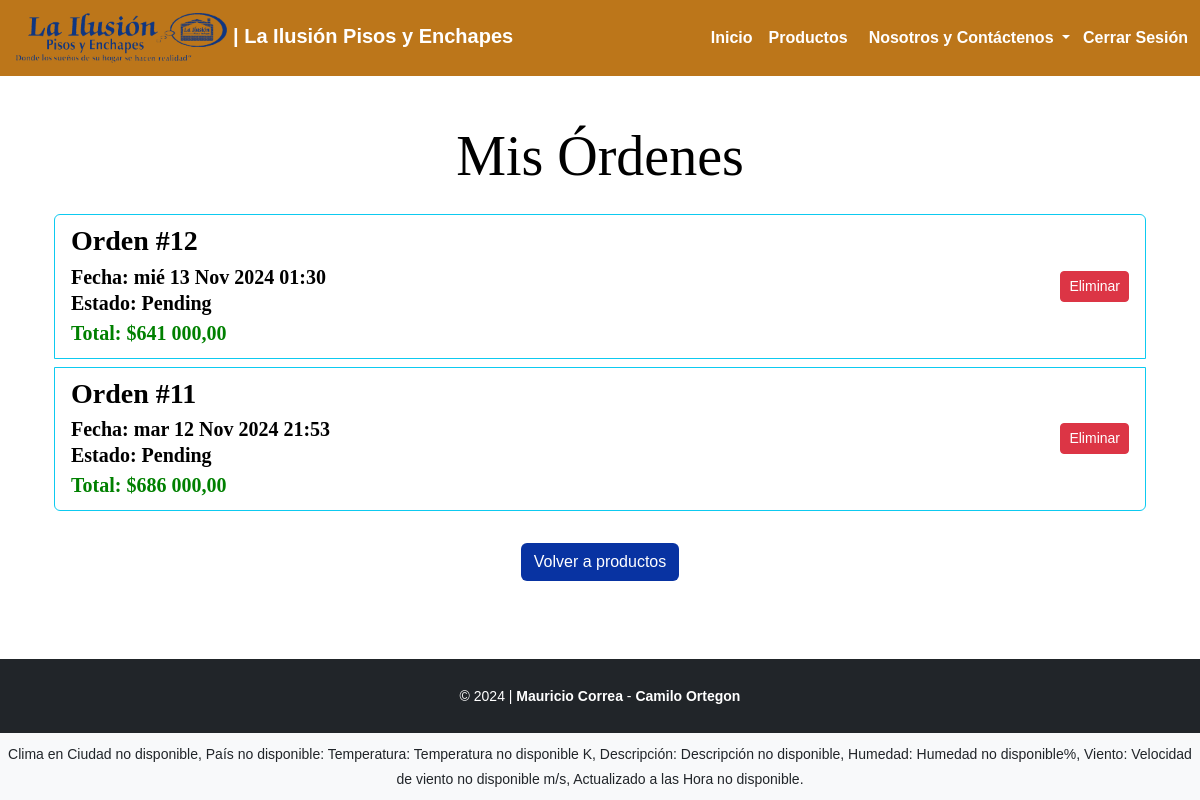
The page /order/mis-ordenes/ (signed in) on the database as committed earlier.
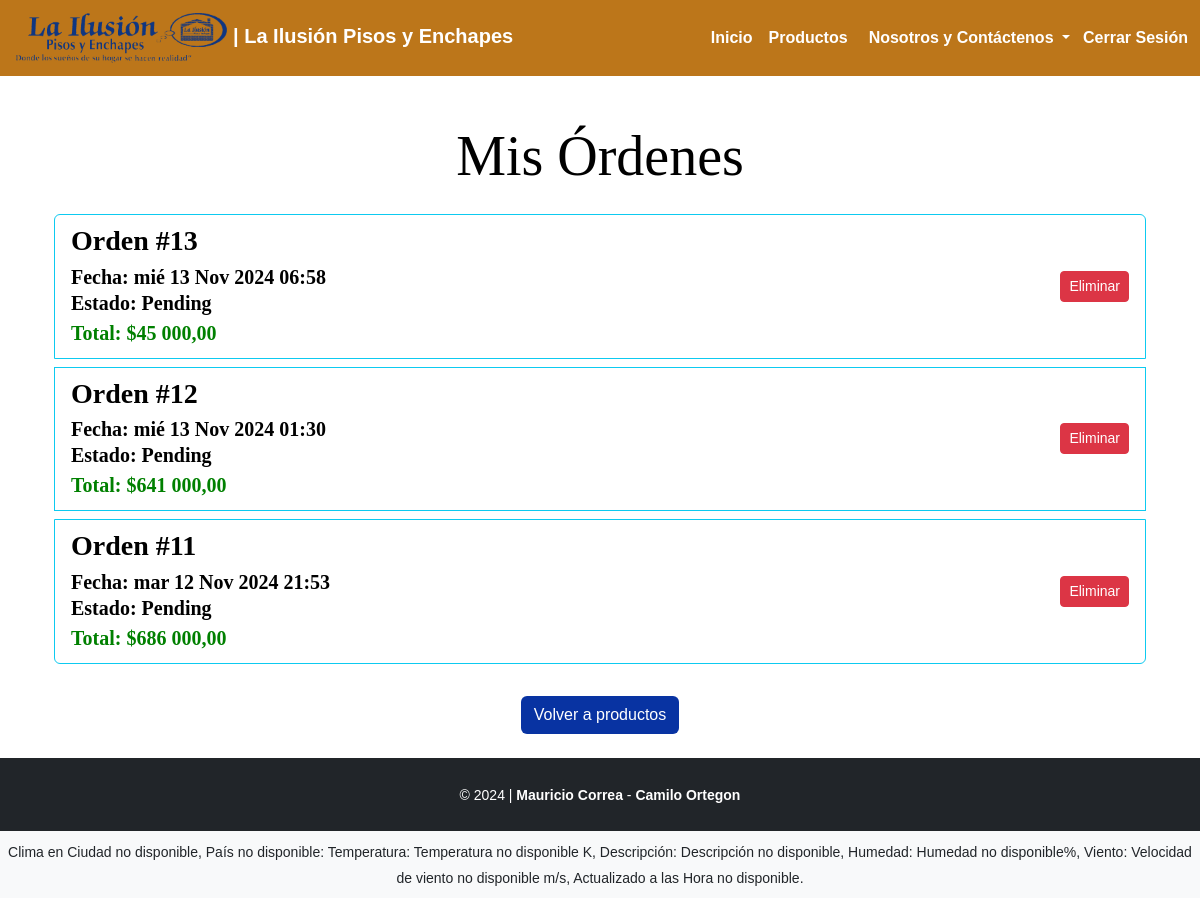
The same page on the database as committed later.
### order/models.py (models this page shows, shortened)
class Orden(models.Model):
    STATUS_CHOICES = [
        ('PENDING', 'Pending'),
        ('PROCESSED', 'Processed'),
        ('SHIPPED', 'Shipped'),
        ('DELIVERED', 'Delivered'),
        ('CANCELLED', 'Cancelled'),
    ]
    orderNumber = models.AutoField(primary_key=True, unique=True)
    orderDate = models.DateTimeField(auto_now_add=True)
    totalAmount = models.DecimalField(max_digits=10, decimal_places=2, default=0)
    shoppingCart = models.ForeignKey(Carrito, on_delete=models.CASCADE)  # Un carrito puede tener múltiples órdenes
    status = models.CharField(max_length=10, choices=STATUS_CHOICES, default='PENDING')
    usuario = models.ForeignKey(settings.AUTH_USER_MODEL, on_delete=models.CASCADE, default=-1)

### order/views.py (the view)
# urls.py: path('mis-ordenes/', ListaOrdenesView.as_view(), name='mis_ordenes'),
class ListaOrdenesView(LoginRequiredMixin, ListView):
    login_url = 'login'  # Redirige a la página de login si no está autenticado
    model = Orden
    template_name = 'mis_ordenes.html'  # Plantilla que vamos a crear
    context_object_name = 'ordenes'  # Nombre que usaremos en el template
    def get_queryset(self):
        return Orden.objects.filter(usuario=self.request.user).order_by('-orderDate')

### companyinformation/context_processors.py (called while the page is built)
def weather_data(request):
    data = get_cached_api_data()
    return {'weather_data': data}

### order/templates/mis_ordenes.html (shortened to what this page needs)
{% extends 'base.html' %}
{% block content %}
<div class="container mt-5">
    <h1 class="display-4 text-center mb-4"><strong>Mis Órdenes</strong></h1>
    {% if ordenes %}
        <div class="list-group mt-3">
            {% for orden in ordenes %}
            <div class="list-group-item d-flex justify-content-between align-items-center border border-info mb-2">
                <div>
                    <h3 class="mb-1">
                        <a href="{% url 'ver_orden' orden.orderNumber %}" class="text-decoration-none">
                            Orden #{{ orden.orderNumber }}
                        </a>
                    </h3>
                    <h5 class="mb-1">
                        <strong>Fecha:</strong> {{ orden.orderDate|date:"D d M Y H:i" }} <br>
                        <strong>Estado:</strong> {{ orden.get_status_display }}
                    <h5 class="mb-1" style="color: green;">
                    {% load humanize %}
                    <strong>Total:</strong> ${{ orden.totalAmount |intcomma}}
                </div>
                <div>
                    <form method="POST" action="{% url 'borrar_orden' orden.orderNumber %}">
                        <button type="submit" class="btn btn-danger btn-sm">Eliminar</button>
                    </form>
                </div>
            </div>
            {% endfor %}
        </div>
    {% else %}
        <div class="alert alert-info mt-3">
            No tienes órdenes registradas.
        </div>
    {% endif %}
    <div class="text-center mt-4">
        <a href="{% url 'product_index' %}" class="btn"style="background-color: #0833a2; color: white;">Volver a productos</a>
    </div>
</div>
{% endblock %}

Rows that differ between the two databases and show on the page:
added Orden: orderNumber "13", orderDate "mié 13 Nov 2024 06:58", status "Pending", totalAmount "45 000,00"
